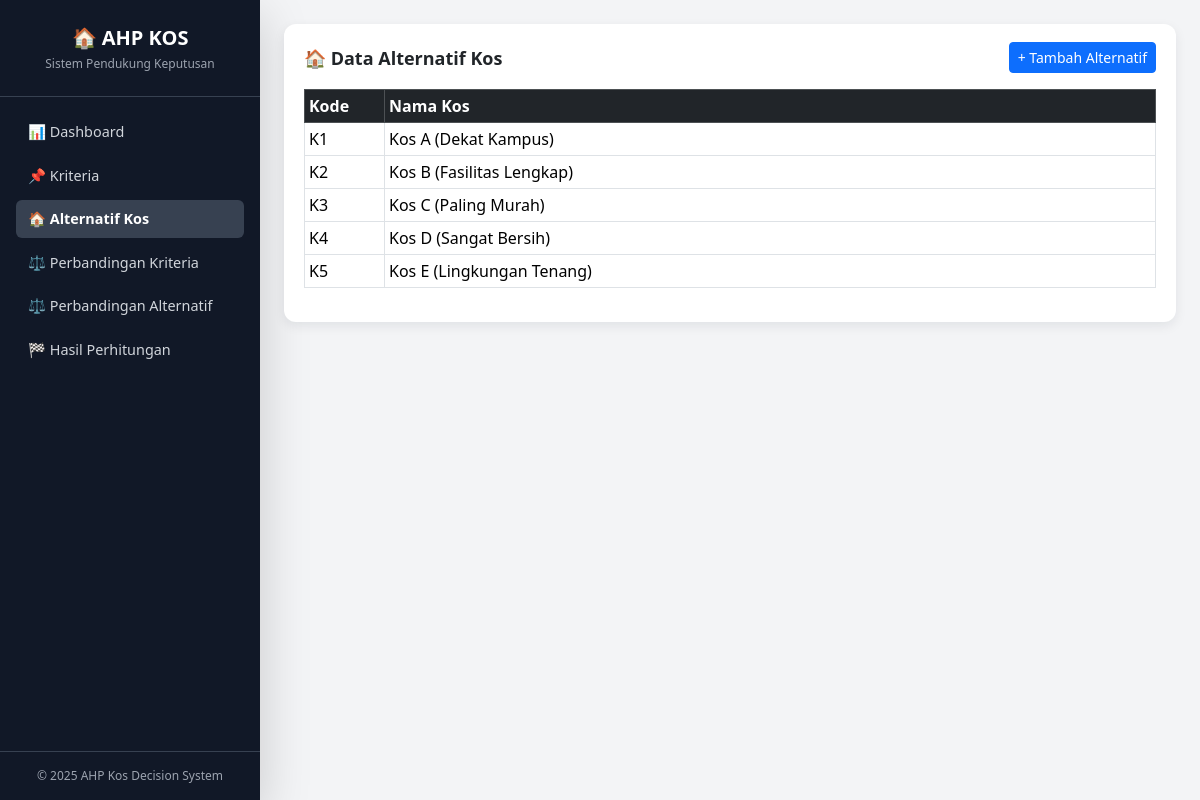
Screenshot of /index.php?page=alternatif with the database file from the repository.
### tables this page shows
CREATE TABLE IF NOT EXISTS alternatif (
    id INT AUTO_INCREMENT PRIMARY KEY,
    kode VARCHAR(10) NOT NULL,
    nama VARCHAR(100) NOT NULL
);

### pages/alternatif.php (the view, shortened to what this page needs)
<div class="card-custom">
    <div class="d-flex justify-content-between align-items-center mb-3">
        <h2 class="text-lg font-semibold mb-0">🏠 Data Alternatif Kos</h2>
        <a href="index.php?page=alternatif&tambah=1" class="btn btn-primary btn-sm">
            + Tambah Alternatif
        </a>
    </div>
    <table class="table table-sm table-bordered align-middle">
        <thead class="table-dark">
            <tr>
                <th style="width: 80px;">Kode</th>
                <th>Nama Kos</th>
            </tr>
        </thead>
        <tbody>
            <?php
            $q = mysqli_query($conn, "SELECT * FROM alternatif ORDER BY id ASC");
            while ($r = mysqli_fetch_assoc($q)): ?>
                <tr>
                    <td><?= htmlspecialchars($r['kode']); ?></td>
                    <td><?= htmlspecialchars($r['nama']); ?></td>
                </tr>
            <?php endwhile; ?>
        </tbody>
    </table>
</div>

### assets/css/style.css (style rules this page uses)
html, body { height: 100%; margin: 0; }
.card-custom { background: #ffffff; border-radius: 12px; padding: 18px 20px; box-shadow: 0 4px 12px rgba(15, 23, 42, 0.08); margin-bottom: 16px; }

### rows the page displays
alternatif: kode "K1", nama "Kos A (Dekat Kampus)"
alternatif: kode "K2", nama "Kos B (Fasilitas Lengkap)"
alternatif: kode "K3", nama "Kos C (Paling Murah)"
alternatif: kode "K4", nama "Kos D (Sangat Bersih)"
alternatif: kode "K5", nama "Kos E (Lingkungan Tenang)"
